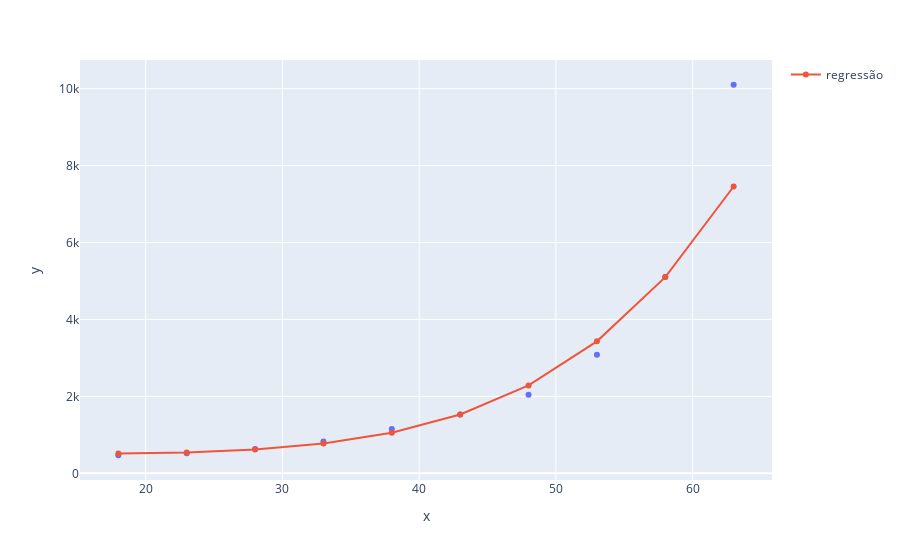

Source (notebook cell):
### Code cell
grafico = px.scatter(x= x_plano_saude_2.ravel(), y= y_plano_saude_2)
grafico.add_scatter(x= x_plano_saude_2.ravel(), y= regressor_svr_saude_polinomial.predict(x_plano_saude_2), name= 'regressão')

### Figure 1 — Plotly figure (JSON) as saved in the notebook; plotly's stock layout.template omitted (floating-point values rounded to 4 significant figures)
{"data": [{"hovertemplate": "x=%{x}<br>y=%{y}<extra></extra>", "legendgroup": "", "marker": {"color": "#636efa", "symbol": "circle"}, "mode": "markers", "name": "", "orientation": "v", "showlegend": false, "type": "scatter", "x": [18, 23, 28, 33, 38, 43, 48, 53, 58, 63], "xaxis": "x", "y": [470, 520, 630, 830, 1150, 1530, 2040, 3080, 5100, 10100], "yaxis": "y"}, {"name": "regressão", "type": "scatter", "x": [18, 23, 28, 33, 38, 43, 48, 53, 58, 63], "y": [512.7, 544.6, 620.1, 773.8, 1055.0, 1530.0, 2285.0, 3431.0, 5100.0, 7456.0]}], "layout": {"legend": {"tracegroupgap": 0}, "margin": {"t": 60}, "xaxis": {"anchor": "y", "domain": [0, 1], "title": {"text": "x"}}, "yaxis": {"anchor": "x", "domain": [0, 1], "title": {"text": "y"}}}}
